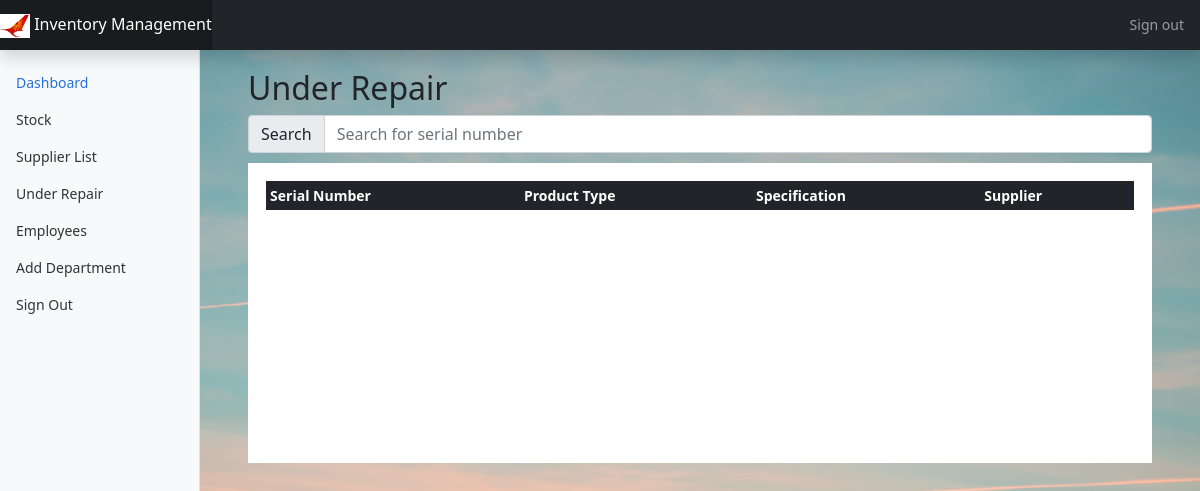
The app's page /listRepair (signed in), older data.
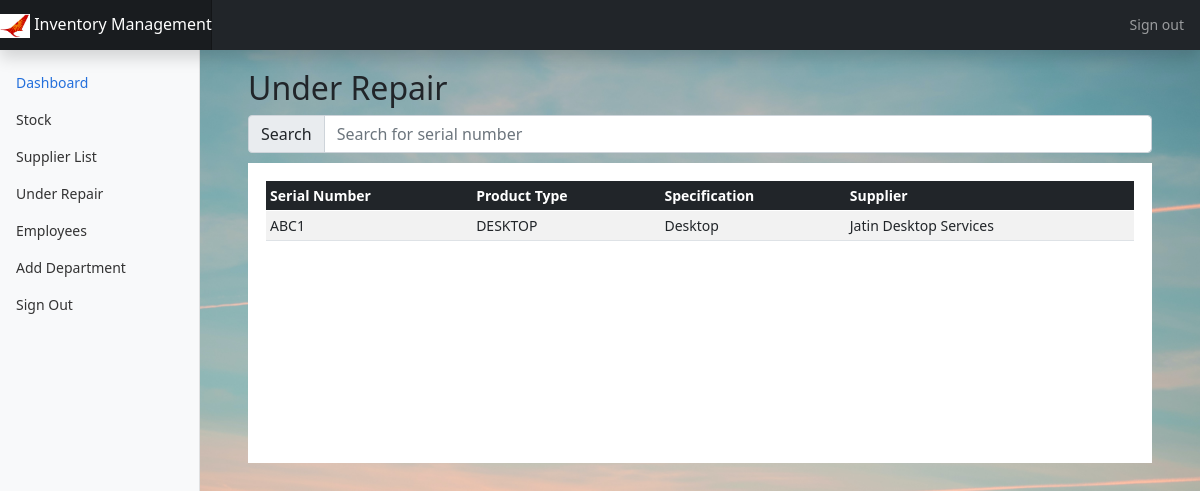
The same page, newer data.
### main/models.py (models this page shows, shortened)
class Repair(models.Model):
    prod_id = models.AutoField(primary_key=True)
    prod_name = models.CharField(max_length=50,default=' ')
    serial_num = models.CharField(max_length=100, unique=True,default=' ')
    specification = models.TextField(default=' ')
    date_received = models.DateField(default=date.today)
    supplier_id = ForeignKey(Supplier,on_delete=models.CASCADE)
    timestamp = models.DateTimeField(auto_now_add=True)

class Supplier(models.Model):
    supplier_id = models.AutoField(primary_key=True)
    name = models.CharField(max_length=100, default='')
    description = models.TextField(default=' ')
    contact = models.CharField(max_length=15,unique=True)
    def __str__(self):
        return self.name

### main/views.py (the view)
# urls.py: path('listRepair',views.listRepair,name="listRepair"),
@login_required(login_url='/auth/login')
def listRepair(request):
    repair = models.Repair.objects.all()
    context = {
        "repair" : repair
    }
    return render(request,'main/listRepair.html',context)

### templates/main/listRepair.html (shortened to what this page needs)
{% extends 'main/base.html' %}
{% block content %}
{% include 'main/navbar.html' %}
<main class="col-md-9 ms-sm-auto col-lg-10 px-md-4">
<div class="container-fluid box">
    <h2>Under Repair</h2>
    <div class="input-group flex-nowrap" style="margin-bottom: 10px;">
        <span class="input-group-text" id="addon-wrapping">Search</span>
        <input type="text"  class="form-control" id="myInput" onkeyup="showProducts()" placeholder="Search for serial number" title="Type in a serial number" aria-describedby="addon-wrapping">
    </div>
    <div class="table-responsive table-box" >
        <table class="table table-striped table-sm table-hover" id="underRepairTable">
        <thead class="header table-dark">
            <tr>
            <th scope="col">Serial Number</th>
            <th scope="col">Product Type</th>
            <th scope="col">Specification</th>
            <th scope="col">Supplier</th>
            </tr>
        </thead>
        <tbody>
            {% for item in repair %}
            <tr>
                <td>{{ item.serial_num }}</td>
                <td>{{ item.prod_name }}</td>
                <td>{{ item.specification }}</td>
                <td>{{ item.supplier_id }}</td>
            </tr>
            {% endfor %}
        </tbody>
        </table>
    </div>
</div>
{% endblock %}

Row changes from the older to the newer data that the page shows:
added Repair: serial_num "ABC1", prod_name "DESKTOP", specification "Desktop", supplier_id "Jatin Desktop Services"
